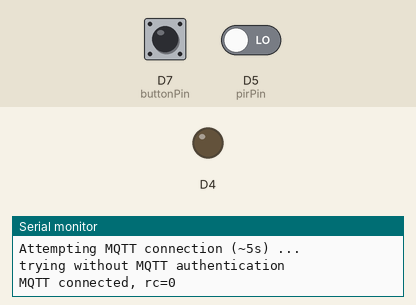
Bench run of a program on a simulated ESP8266 (Wemos D1 mini). Parts: output pins drawn as LEDs (lit = HIGH, except the on-board LED, lit = LOW), the last lines printed to the serial monitor. The inputs (shaded band) are chosen by the test bench; at power-on: D7 (buttonPin) HIGH, D5 (pirPin) LOW. WiFi joins after 1.5 s; servers stay silent unless stated; storage starts empty; no MQTT or app messages arrive unless stated.

Above: at 2.9 s.
3.0 s: D7 (buttonPin) pulled LOW for 0.15 s
At 3.1 s:
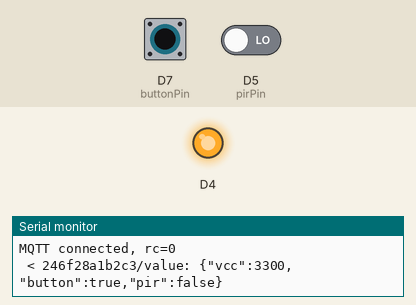
4.7 s: D5 (pirPin) driven HIGH
At 5.7 s:
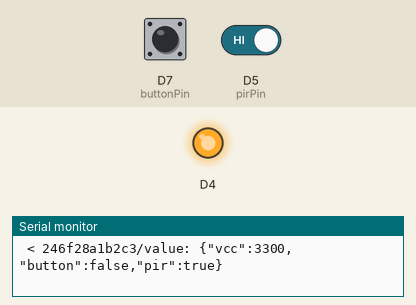
8.7 s: D5 (pirPin) driven LOW
At 9.9 s:
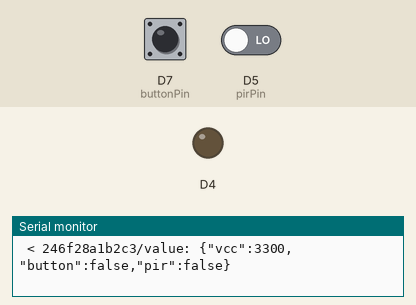
10.2 s: D7 (buttonPin) pulled LOW for 3.2 s
At 11.1 s:
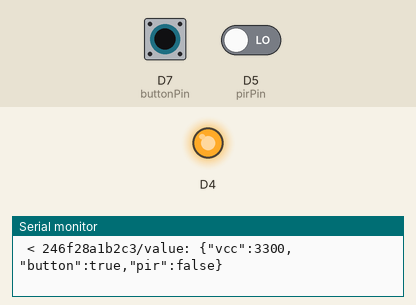
Timing chart, 0 to 15.0 s (numbered marks = the images above; inputs shaded):
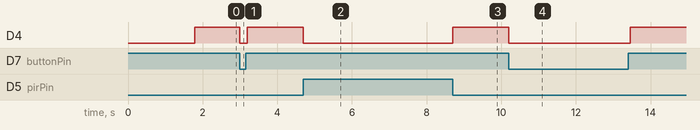

The program:

main.cpp
```cpp
#include <Arduino.h>


// defines
#ifndef VERSION
#define VERSION "theEye"
#endif
#ifndef SERVER
#define SERVER  "lemonpi"
#endif
#ifndef PORT
#define PORT    80
#endif
#ifndef PATH
#define PATH    "/esp/update/arduino.php"
#endif


// libraries
#include <Streaming.h>
#include <ESP8266WiFi.h>
#include <PubSubClient.h>
#include <WiFiManager.h>
#include <ArduinoJson.h>
#include <FS.h>
#include <ESP8266httpUpdate.h>
#include <ESP8266mDNS.h>
#include <ArduinoOTA.h>


// constants
const char file[]="/config.json";


// switch adc port to monitor vcc
ADC_MODE(ADC_VCC);


// global definitions
PubSubClient pubSubClient;
WiFiClient wifiClient;


// global variables
bool shouldSaveConfig = false;
char id[13];
char mqtt_server[40] = "test.mosquitto.org";
char mqtt_username[16] = "";
char mqtt_password[16] = "";
char mqtt_port[6] = "1883";
String publishTopic = "/value";
int pirPin = D5;
int buttonPin = D7;
bool pirDetected = false;
bool buttonDetected = false;


// callback functions
void saveConfigCallback ();


// functions
void setupHardware();
void printSettings();
void setupWiFiManager(bool);
void readConfig();
void saveConfig();
void updater();
void setupID();
void setupPubSub();
void setupTopic();
bool connect();
void setupOTA();
void publishValues();
unsigned int getVcc();


void setup() {
  setupHardware();
  printSettings();
  setupWiFiManager(true);
  updater();
  setupID();
  setupPubSub();
  setupTopic();
  connect();
  setupOTA();
}

void loop() {
  ArduinoOTA.handle();

  if (WiFi.status() == WL_CONNECTED) {
    if (!pubSubClient.connected()) {
      connect();
    } else {
      pubSubClient.loop();
      if ((digitalRead(buttonPin) == LOW) and (!buttonDetected)) {
        digitalWrite(BUILTIN_LED, LOW);
        buttonDetected = true;
        publishValues();
      }
      if ((digitalRead(buttonPin) == HIGH) and (buttonDetected)) {
        buttonDetected = false;
        publishValues();
        delay(50);
      }
      if ((digitalRead(pirPin) == HIGH) and (!pirDetected)) {
        digitalWrite(BUILTIN_LED, LOW);
        pirDetected = true;
        publishValues();
      }
      if ((digitalRead(pirPin) == LOW) and (pirDetected)) {
        pirDetected = false;
        publishValues();
      }
      if (!pirDetected and !buttonDetected) {
        digitalWrite(BUILTIN_LED, HIGH);
      }
    }
  }
}


void saveConfigCallback () {
  shouldSaveConfig = true;
  Serial << "Should save config" << endl;
}

void setupHardware() {
  Serial.begin(115200);
  pinMode(BUILTIN_LED, OUTPUT);
  pinMode(pirPin, INPUT_PULLUP);
  pinMode(buttonPin, INPUT_PULLUP);
}

void printSettings() {
  Serial << endl << endl << "RESETINFO: " << ESP.getResetInfo() << endl;
  Serial << endl << "VERSION: " << VERSION << endl;
  Serial << "SERVER: " << SERVER << endl;
  Serial << "PORT: " << PORT << endl;
  Serial << "PATH: " << PATH << endl;
  Serial << endl;
}

void setupWiFiManager(bool autoConnect) {
  readConfig();
  WiFiManagerParameter custom_mqtt_server("server", "mqtt server", mqtt_server, 40);
  WiFiManagerParameter custom_mqtt_port("port", "mqtt port", mqtt_port, 6);
  WiFiManagerParameter custom_mqtt_username("username", "mqtt username", mqtt_username, 16);
  WiFiManagerParameter custom_mqtt_password("password", "mqtt password", mqtt_password, 16);
  WiFiManager wifiManager;

  //wifiManager.resetSettings();

  #ifdef VERBOSE
  wifiManager.setDebugOutput(true);
  #else
  wifiManager.setDebugOutput(false);
  #endif
  wifiManager.setSaveConfigCallback(saveConfigCallback);
  wifiManager.addParameter(&custom_mqtt_server);
  wifiManager.addParameter(&custom_mqtt_port);
  wifiManager.addParameter(&custom_mqtt_username);
  wifiManager.addParameter(&custom_mqtt_password);
  if (autoConnect) {
    wifiManager.setTimeout(180);
    if (!wifiManager.autoConnect("AutoConnectAP")) {
      Serial << "failed to connect and hit timeout" << endl;
    } else {
      Serial << "WiFi connected" << endl;
      strcpy(mqtt_server, custom_mqtt_server.getValue());
      strcpy(mqtt_port, custom_mqtt_port.getValue());
      strcpy(mqtt_username, custom_mqtt_username.getValue());
      strcpy(mqtt_password, custom_mqtt_password.getValue());
      if (shouldSaveConfig) {
        saveConfig();
      }
      Serial << "local ip: " << WiFi.localIP() << endl;
    }
  } else {
    wifiManager.setTimeout(180);
    if (!wifiManager.startConfigPortal("OnDemandAP")) {
      Serial << "failed to connect and hit timeout" << endl;
    } else {
      Serial << "WiFi connected" << endl;
      strcpy(mqtt_server, custom_mqtt_server.getValue());
      strcpy(mqtt_port, custom_mqtt_port.getValue());
      strcpy(mqtt_username, custom_mqtt_username.getValue());
      strcpy(mqtt_password, custom_mqtt_password.getValue());
      if (shouldSaveConfig) {
        saveConfig();
      }
      Serial << "local ip: " << WiFi.localIP() << endl;
    }
  }
}

void readConfig() {
  Serial << "mounting FS..." << endl;
  if (SPIFFS.begin()) {
    Serial << "mounted file system" << endl;
    if (SPIFFS.exists(file)) {
      Serial << "reading config file" << endl;
      File configFile = SPIFFS.open(file, "r");
      if (configFile) {
        Serial << "opened config file" << endl;;
        size_t size = configFile.size();
        std::unique_ptr<char[]> buf(new char[size]);
        configFile.readBytes(buf.get(), size);
        DynamicJsonBuffer jsonBuffer;
        JsonObject& json = jsonBuffer.parseObject(buf.get());
        #ifdef VERBOSE
        json.prettyPrintTo(Serial);
        Serial << endl;
        #endif
        if (json.success()) {
          Serial << "parsed json" << endl;
          if (json.containsKey("mqtt_server") && json.containsKey("mqtt_port") && json.containsKey("mqtt_username") && json.containsKey("mqtt_password")) {
            strcpy(mqtt_server, json["mqtt_server"]);
            strcpy(mqtt_port, json["mqtt_port"]);
            strcpy(mqtt_username, json["mqtt_username"]);
            strcpy(mqtt_password, json["mqtt_password"]);
          }
        } else {
          Serial << "failed to load json config" << endl;
        }
      }
    }
  } else {
    Serial << "failed to mount FS" << endl;
  }
}

void saveConfig() {
  Serial << "saving config" << endl;
  DynamicJsonBuffer jsonBuffer;
  JsonObject& json = jsonBuffer.createObject();
  File configFile = SPIFFS.open(file, "w");

  if (configFile) {
    json["mqtt_server"] = mqtt_server;
    json["mqtt_port"] = mqtt_port;
    json["mqtt_username"] = mqtt_username;
    json["mqtt_password"] = mqtt_password;
    #ifdef VERBOSE
    json.prettyPrintTo(Serial);
    Serial << endl;
    #endif
    json.printTo(configFile);
    configFile.close();
  } else {
    Serial << "failed to open config file for writing" << endl;
  }
}

void updater() {
  if (WiFi.status() == WL_CONNECTED) {
    Serial << "try update" << endl;
    t_httpUpdate_return ret = ESPhttpUpdate.update(SERVER, PORT, PATH, VERSION);
    switch (ret) {
      case HTTP_UPDATE_FAILED:
      Serial << "HTTP_UPDATE_FAILD Error (" << ESPhttpUpdate.getLastError() << "): " << ESPhttpUpdate.getLastErrorString().c_str() << endl;
      break;
      case HTTP_UPDATE_NO_UPDATES:
      Serial << "HTTP_UPDATE_NO_UPDATES" << endl;
      break;
      case HTTP_UPDATE_OK:
      Serial << "HTTP_UPDATE_OK" << endl;
      break;
    }
  }
}

void setupID() {
  byte mac[6];

  WiFi.macAddress(mac);
  sprintf(id, "%02x%02x%02x%02x%02x%02x", mac[0], mac[1], mac[2], mac[3], mac[4], mac[5]);
  Serial << "id: " << id << endl;
}

void setupPubSub() {
  pubSubClient.setClient(wifiClient);
  pubSubClient.setServer(mqtt_server, String(mqtt_port).toInt());
}

void setupTopic() {
  publishTopic = id + publishTopic;
}

bool connect() {
  bool connected = false;

  Serial << "Attempting MQTT connection (~5s) ..." << endl;
  if ((String(mqtt_username).length() == 0) || (String(mqtt_password).length() == 0)) {
    Serial << "trying without MQTT authentication" << endl;
    connected = pubSubClient.connect(id);
  } else {
    Serial << "trying with MQTT authentication" << endl;
    connected = pubSubClient.connect(id, String(mqtt_username).c_str(), String(mqtt_password).c_str());
  }
  if (connected) {
    Serial << "MQTT connected, rc=" << pubSubClient.state() << endl;
  } else {
    Serial << "MQTT failed, rc=" << pubSubClient.state() << endl;
  }

  return pubSubClient.connected();
}

void setupOTA() {
  ArduinoOTA.onStart([]() {
    Serial << "Start" << endl;
  });
  ArduinoOTA.onEnd([]() {
    Serial << "End" << endl;
  });
  ArduinoOTA.onProgress([](unsigned int progress, unsigned int total) {
    Serial << "Progress: " << (progress / (total / 100)) << "%" << endl;
  });
  ArduinoOTA.onError([](ota_error_t error) {
    Serial << "Error[" << error << "]: ";
    if (error == OTA_AUTH_ERROR) Serial << "Auth Failed" << endl;
    else if (error == OTA_BEGIN_ERROR) Serial << "Begin Failed" << endl;
    else if (error == OTA_CONNECT_ERROR) Serial << "Connect Failed" << endl;
    else if (error == OTA_RECEIVE_ERROR) Serial << "Receive Failed" << endl;
    else if (error == OTA_END_ERROR) Serial << "End Failed" << endl;
  });
  ArduinoOTA.begin();
}

void publishValues() {
  DynamicJsonBuffer jsonBuffer;
  JsonObject& json = jsonBuffer.createObject();
  String jsonString;

  json.set("vcc", getVcc());
  json.set("button", buttonDetected);
  json.set("pir", pirDetected);
  if (pubSubClient.connected()) {
    jsonString = "";
    json.printTo(jsonString);
    if (pubSubClient.publish(publishTopic.c_str(), jsonString.c_str())) {
      Serial << " < " << publishTopic << ": " << jsonString << endl;
    } else {
      Serial << "!< " << publishTopic << ": " << jsonString << endl;
    }
  }
}

unsigned int getVcc() {
  return ESP.getVcc();
}
```

Measured:
- after the input at 3.0 s, D4: HIGH → LOW at once, → HIGH 0.20 s later
- after the input at 4.7 s, D4: HIGH → LOW at once
- after the input at 8.7 s, D4: LOW → HIGH at once
- after the input at 10.2 s, D4: HIGH → LOW at once, → HIGH 3.2 s later
